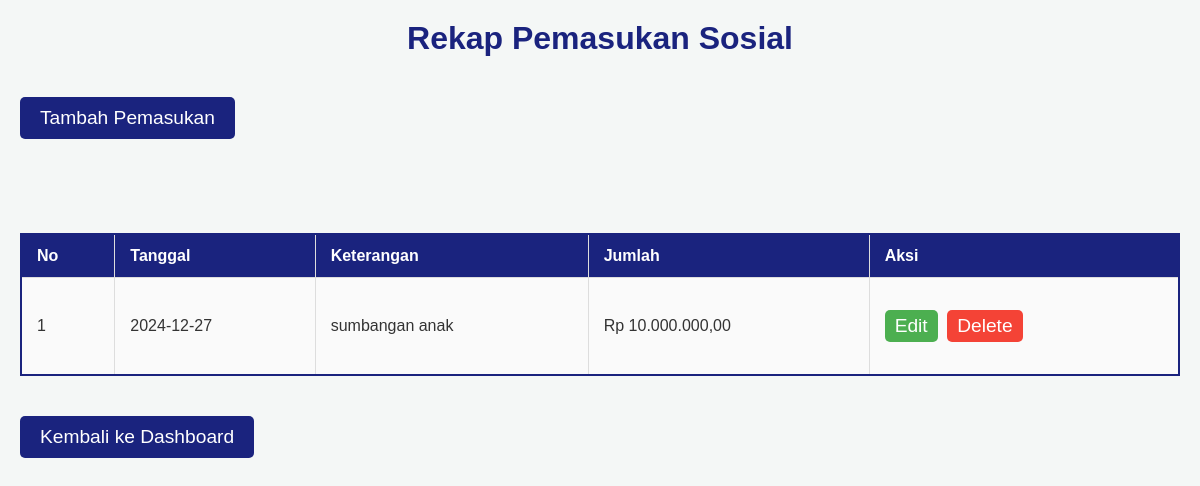
Page /pemasukan_sosial.php on the committed database.
### tables this page shows
CREATE TABLE `kas_sosial` (
  `id_ks` int(11) NOT NULL,
  `tgl_ks` date NOT NULL,
  `keterangan_ks` varchar(200) NOT NULL,
  `masuk` decimal(15,2) DEFAULT 0.00,
  `keluar` decimal(15,2) DEFAULT 0.00,
  `jenis` enum('Masuk','Keluar') NOT NULL,
  `created_at` timestamp NOT NULL DEFAULT current_timestamp(),
  `updated_at` timestamp NOT NULL DEFAULT current_timestamp() ON UPDATE current_timestamp()
);

### pemasukan_sosial.php (the view, shortened to what this page needs)
<?php
include 'koneksi.php';
$query = "SELECT * FROM kas_sosial WHERE jenis = 'Masuk' ORDER BY tgl_ks DESC";
$result = mysqli_query($conn, $query);
?>
<!DOCTYPE html>
<html lang="en">
<head>
    <link rel="stylesheet" href="tabel.css">
</head>
<body>
    <h1>Rekap Pemasukan Sosial</h1>
    <a href="update_pemasukansosial.php" class="tambah-pemasukan">Tambah Pemasukan</a><br><br>
    </a><br><br>
    <table>
        <thead>
            <tr>
                <th>No</th>
                <th>Tanggal</th>
                <th>Keterangan</th>
                <th>Jumlah</th>
                <th>Aksi</th>
            </tr>
        </thead>
        <tbody>
            <?php
            $no = 1;
            while ($row = mysqli_fetch_assoc($result)) {
                echo "<tr>";
                echo "<td>" . $no++ . "</td>";
                echo "<td>" . $row['tgl_ks'] . "</td>";
                echo "<td>" . $row['keterangan_ks'] . "</td>";
                echo "<td>Rp " . number_format($row['masuk'], 2, ',', '.') . "</td>";
                echo "<td class='action-buttons'>
                        <a href='edit_pemasukansosial.php?id=" . $row['id_ks'] . "' class='edit'>Edit</a>
                        <a href='delete_pemasukansosial.php?id=" . $row['id_ks'] . "' class='delete' onclick='return confirm(\"Hapus data ini?\")'>Delete</a>
                        </td>";
                echo "</tr>";
            }
            ?>
        </tbody>
    </table>
    <a href="dashboard.php">
    <button>Kembali ke Dashboard</button>
</body>
</html>

### tabel.css (style rules this page uses)
* { margin: 0; padding: 0; box-sizing: border-box; }
body { font-family: 'Arial', sans-serif; background-color: #f4f7f6; color: #333; margin: 0; padding: 20px; }
.tambah-pemasukan { font-size: 1.2em; color: white; background-color: #1A237E; padding: 10px 20px; text-decoration: none; border-radius: 5px; text-align: center; display: inline-block; margin-top: 20px; }
h1 { font-size: 2em; color: #1A237E; text-align: center; margin-bottom: 20px; }
table { width: 100%; border-collapse: collapse; margin-top: 20px; border: 2px solid #1A237E; }
th, td { padding: 12px 15px; text-align: left; border: 1px solid #ddd; }
th { background-color: #1A237E; color: #fff; }
td { background-color: #fafafa; }
.action-buttons a { text-decoration: none; padding: 5px 10px; border-radius: 5px; margin-right: 5px; }
.edit { background-color: #4CAF50; color: white; }
.delete { background-color: #f44336; color: white; }
button { background-color: #1A237E; color: white; padding: 10px 20px; border: none; border-radius: 5px; cursor: pointer; font-size: 1em; }
a { text-decoration: none; font-size: 1.2em; color: #1A237E; }
button, a { display: inline-block; margin: 20px auto; text-align: center; }

### rows in the picture
kas_sosial: tgl_ks "2024-12-27", keterangan_ks "sumbangan anak", masuk "10.000.000,00"
